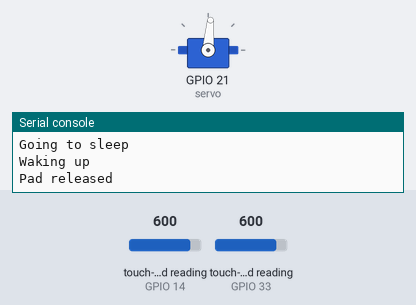
This program was run on a simulated ESP32 board running MicroPython. Parts: servo, the last lines printed to the serial console. The inputs (shaded band) are chosen by the test bench; at power-on: touch-pad reading (sensors on GPIO 14, GPIO 33) 600. Servo angles are drawn from the pulse width (0.5 ms = 0°, 2.5 ms = 180°).

Above: at 1.3 s.
1.4 s: touch-pad reading (sensor on GPIO 14) set to 311
2.9 s: touch-pad reading (sensor on GPIO 14) set to 294
At 4.1 s:
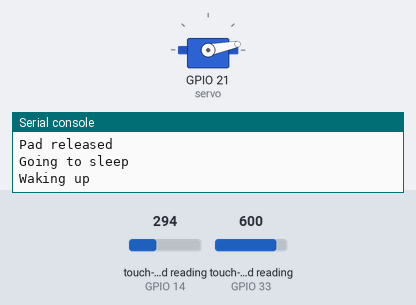
4.5 s: touch-pad reading (sensor on GPIO 14) set to 375
At 5.2 s:
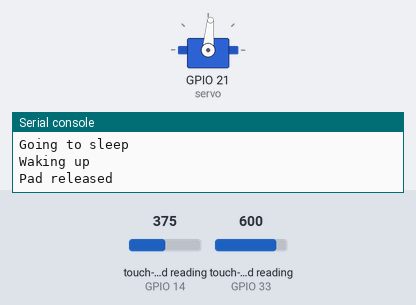
6.0 s: touch-pad reading (sensor on GPIO 33) set to 306
7.5 s: touch-pad reading (sensor on GPIO 33) set to 293
At 8.7 s:
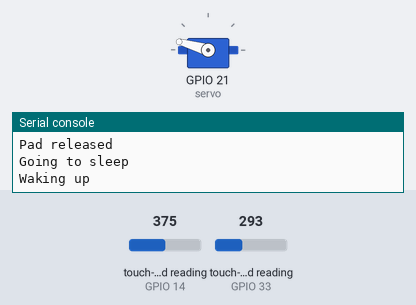
9.0 s: touch-pad reading (sensor on GPIO 33) set to 375
At 9.9 s:
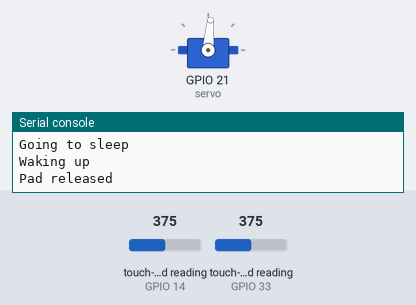
Timing chart, 0 to 11.5 s (numbered marks = the images above; inputs shaded):
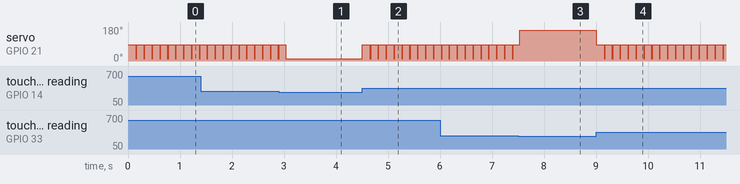

Measured:
- the behaviour switches between 300 and 299 on touch-pad reading (sensor on GPIO 14) (found by bisection; images 0 and 1)
- the behaviour switches between 300 and 299 on touch-pad reading (sensor on GPIO 33) (found by bisection; images 2 and 3)
- after the input at 2.9 s, servo on GPIO 21 (servo): goes on until 3.0 s, then stays 11°
- after the input at 4.5 s, servo on GPIO 21 (servo): alternates 85° for 0.13 s and 11° for 0.02 s, starting at once
- after the input at 9.0 s, servo on GPIO 21 (servo): alternates 85° for 0.13 s and 11° for 0.02 s, starting at once
- by itself, servo on GPIO 21 (servo): alternates 85° for 0.13 s and 11° for 0.02 s

The program:

clarbasseMGsleep.py
```python
import machine
import time
import esp32

tp1 = machine.TouchPad(machine.Pin(33))
tp1.config(300)
tp2 = machine.TouchPad(machine.Pin(14))
tp2.config(300)
esp32.wake_on_touch(True)
servo = machine.PWM(machine.Pin(21))
servo.freq(50)
servo.duty(74)
time.sleep_ms(150)
tp = None
# 32 = +90°
# 81 = 0°
# 128 = -90°
while True :
  print("Going to sleep")
  machine.lightsleep()
  print("Waking up")
  if tp1.read() < 300 :
    tp = tp1
    servo.duty(119)
  else:
    tp = tp2
    servo.duty(32)

  while tp.read() < 300 :
    time.sleep_ms(10)
  print("Pad released")
  servo.duty(74)
  time.sleep_ms(150)
  # if tp.read() < 300 :
  #   servo.duty(119)
  # else :
  #   servo.duty(74)
  # time.sleep_ms(100)
```
